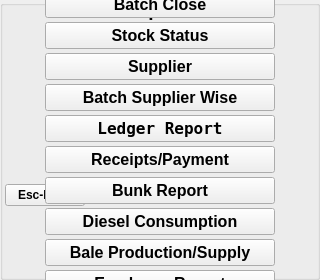
  <widget class="QGroupBox" name="groupBox">
   <property name="geometry">
    <rect>
     <x>0</x>
     <y>0</y>
     <width>320</width>
     <height>280</height>
    </rect>
   </property>
   <property name="title">
    <string/>
   </property>
   <widget class="QLabel" name="label">
    <property name="geometry">
     <rect>
      <x>0</x>
      <y>0</y>
      <width>320</width>
      <height>20</height>
     </rect>
    </property>
    <property name="font">
     <font>
      <pointsize>14</pointsize>
      <weight>75</weight>
      <bold>true</bold>
     </font>
    </property>
    <property name="text">
     <string>Reports</string>
    </property>
    <property name="alignment">
     <set>Qt::AlignCenter</set>
    </property>
   </widget>
   <widget class="QWidget" name="horizontalLayoutWidget">
    <property name="geometry">
     <rect>
      <x>0</x>
      <y>180</y>
      <width>320</width>
      <height>30</height>
     </rect>
    </property>
    <layout class="QHBoxLayout" name="horizontalLayout">
     <property name="leftMargin">
      <number>5</number>
     </property>
     <property name="rightMargin">
      <number>5</number>
     </property>
     <item>
      <widget class="QPushButton" name="pushButton_esc">
       <property name="font">
        <font>
         <weight>75</weight>
         <bold>true</bold>
        </font>
       </property>
       <property name="focusPolicy">
        <enum>Qt::NoFocus</enum>
       </property>
       <property name="text">
        <string>Esc-Back</string>
       </property>
       <property name="autoDefault">
        <bool>true</bool>
       </property>
      </widget>
     </item>
     <item>
      <spacer name="horizontalSpacer">
       <property name="orientation">
        <enum>Qt::Horizontal</enum>
       </property>
       <property name="sizeHint" stdset="0">
        <size>
         <width>40</width>
         <height>20</height>
        </size>
       </property>
      </spacer>
     </item>
    </layout>
   </widget>
   <widget class="QWidget" name="verticalLayoutWidget">
    <property name="geometry">
     <rect>
      <x>10</x>
      <y>-40</y>
      <width>300</width>
      <height>374</height>
     </rect>
    </property>
    <layout class="QVBoxLayout" name="verticalLayout">
     <property name="spacing">
      <number>4</number>
     </property>
     <property name="leftMargin">
      <number>35</number>
     </property>
     <property name="topMargin">
      <number>0</number>
     </property>
     <property name="rightMargin">
      <number>35</number>
     </property>
     <item>
      <widget class="QPushButton" name="pushButton_day_close">
       <property name="font">
        <font>
         <pointsize>12</pointsize>
         <weight>75</weight>
         <bold>true</bold>
        </font>
       </property>
       <property name="styleSheet">
        <string notr="true">QPushButton:focus{border:3px solid red;background-color: rgb(255, 255, 255);}</string>
       </property>
       <property name="text">
        <string>Day Close</string>
       </property>
       <property name="autoDefault">
        <bool>true</bool>
       </property>
      </widget>
     </item>
     <item>
      <widget class="QPushButton" name="pushButton_batch_close">
       <property name="font">
        <font>
         <pointsize>12</pointsize>
         <weight>75</weight>
         <bold>true</bold>
        </font>
       </property>
       <property name="styleSheet">
        <string notr="true">QPushButton:focus{border:3px solid red;background-color: rgb(255, 255, 255);}</string>
       </property>
       <property name="text">
        <string>Batch Close</string>
       </property>
       <property name="autoDefault">
        <bool>true</bool>
       </property>
      </widget>
     </item>
     <item>
      <widget class="QPushButton" name="pushButton_stock_status">
       <property name="font">
        <font>
         <pointsize>12</pointsize>
         <weight>75</weight>
         <bold>true</bold>
        </font>
       </property>
       <property name="styleSheet">
        <string notr="true">QPushButton:focus{border:3px solid red;background-color: rgb(255, 255, 255);}</string>
       </property>
       <property name="text">
        <string>Stock Status</string>
       </property>
       <property name="autoDefault">
        <bool>true</bool>
       </property>
      </widget>
     </item>
     <item>
      <widget class="QPushButton" name="pushButton_supplier">
       <property name="font">
        <font>
         <pointsize>12</pointsize>
         <weight>75</weight>
         <bold>true</bold>
        </font>
       </property>
       <property name="styleSheet">
        <string notr="true">QPushButton:focus{border:3px solid red;background-color: rgb(255, 255, 255);}</string>
       </property>
       <property name="text">
        <string>Supplier</string>
       </property>
       <property name="autoDefault">
        <bool>true</bool>
       </property>
      </widget>
     </item>
     <item>
      <widget class="QPushButton" name="pushButton_supplier_batch_wise">
       <property name="font">
        <font>
         <pointsize>12</pointsize>
         <weight>75</weight>
         <bold>true</bold>
        </font>
       </property>
       <property name="styleSheet">
        <string notr="true">QPushButton:focus{border:3px solid red;background-color: rgb(255, 255, 255);}</string>
       </property>
       <property name="text">
        <string>Batch Supplier Wise</string>
       </property>
       <property name="autoDefault">
        <bool>true</bool>
       </property>
      </widget>
     </item>
     <item>
      <widget class="QPushButton" name="pushButton_payable">
       <property name="font">
        <font>
         <family>DejaVu Sans Mono</family>
         <pointsize>12</pointsize>
         <weight>75</weight>
         <bold>true</bold>
        </font>
       </property>
       <property name="styleSheet">
        <string notr="true">QPushButton:focus{border:3px solid red;background-color: rgb(255, 255, 255);}</string>
       </property>
       <property name="text">
        <string>Ledger Report</string>
       </property>
       <property name="autoDefault">
        <bool>true</bool>
       </property>
      </widget>
     </item>
     <item>
      <widget class="QPushButton" name="pushButton_receipt_payment">
       <property name="font">
        <font>
         <pointsize>12</pointsize>
         <weight>75</weight>
         <bold>true</bold>
        </font>
       </property>
       <property name="styleSheet">
        <string notr="true">QPushButton:focus{border:3px solid red;background-color: rgb(255, 255, 255);}</string>
       </property>
       <property name="text">
        <string>Receipts/Payment</string>
       </property>
       <property name="autoDefault">
        <bool>true</bool>
       </property>
      </widget>
     </item>
     <item>
      <widget class="QPushButton" name="pushButton_bunk_report">
       <property name="font">
        <font>
         <pointsize>12</pointsize>
         <weight>75</weight>
         <bold>true</bold>
        </font>
       </property>
       <property name="styleSheet">
        <string notr="true">QPushButton:focus{border:3px solid red;background-color: rgb(255, 255, 255);}</string>
       </property>
       <property name="text">
        <string>Bunk Report</string>
       </property>
       <property name="autoDefault">
        <bool>true</bool>
       </property>
      </widget>
     </item>
     <item>
      <widget class="QPushButton" name="pushButton_diesel">
       <property name="font">
        <font>
         <pointsize>12</pointsize>
         <weight>75</weight>
         <bold>true</bold>
        </font>
       </property>
       <property name="styleSheet">
        <string notr="true">QPushButton:focus{border:3px solid red;background-color: rgb(255, 255, 255);}</string>
       </property>
       <property name="text">
        <string>Diesel Consumption</string>
       </property>
       <property name="autoDefault">
        <bool>true</bool>
       </property>
      </widget>
     </item>
     <item>
      <widget class="QPushButton" name="pushButton_bale">
       <property name="font">
        <font>
         <pointsize>12</pointsize>
         <weight>75</weight>
         <bold>true</bold>
        </font>
       </property>
       <property name="styleSheet">
        <string notr="true">QPushButton:focus{border:3px solid red;background-color: rgb(255, 255, 255);}</string>
       </property>
       <property name="text">
        <string>Bale Production/Supply</string>
       </property>
       <property name="autoDefault">
        <bool>true</bool>
       </property>
      </widget>
     </item>
     <item>
      <widget class="QPushButton" name="pushButton_Employee_Report">
       <property name="font">
        <font>
         <pointsize>12</pointsize>
         <weight>75</weight>
         <bold>true</bold>
        </font>
       </property>
       <property name="styleSheet">
        <string notr="true">QPushButton:focus{border:3px solid red;background-color: rgb(255, 255, 255);}</string>
       </property>
       <property name="text">
        <string>Employee Report</string>
       </property>
       <property name="autoDefault">
        <bool>true</bool>
       </property>
      </widget>
     </item>
     <item>
      <widget class="QPushButton" name="pushButton_Expense_report">
       <property name="font">
        <font>
         <pointsize>12</pointsize>
         <weight>75</weight>
         <bold>true</bold>
        </font>
       </property>
       <property name="styleSheet">
        <string notr="true">QPushButton:focus{border:3px solid red;background-color: rgb(255, 255, 255);}</string>
       </property>
       <property name="text">
        <string>Expense Report</string>
       </property>
       <property name="autoDefault">
        <bool>true</bool>
       </property>
      </widget>
     </item>
     <item>
      <spacer name="verticalSpacer">
       <property name="orientation">
        <enum>Qt::Vertical</enum>
       </property>
       <property name="sizeHint" stdset="0">
        <size>
         <width>20</width>
         <height>40</height>
        </size>
       </property>
      </spacer>
     </item>
    </layout>
    <zorder>pushButton_payable</zorder>
    <zorder>pushButton_day_close</zorder>
    <zorder>pushButton_batch_close</zorder>
    <zorder>pushButton_stock_status</zorder>
    <zorder>pushButton_supplier</zorder>
    <zorder>pushButton_supplier_batch_wise</zorder>
    <zorder>pushButton_diesel</zorder>
    <zorder>pushButton_bale</zorder>
    <zorder>pushButton_Employee_Report</zorder>
    <zorder>pushButton_Expense_report</zorder>
    <zorder>pushButton_receipt_payment</zorder>
    <zorder>pushButton_bunk_report</zorder>
   </widget>
  </widget>
